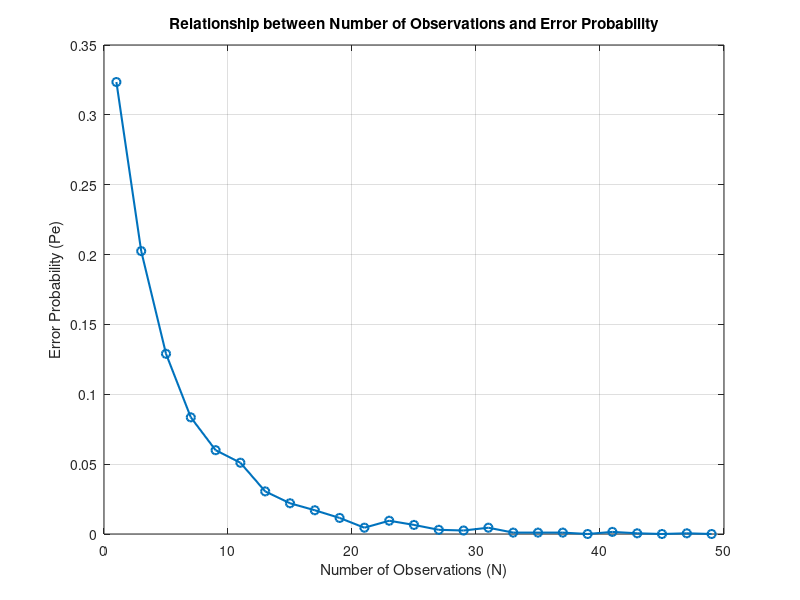

Write MATLAB code to recreate this figure.
% % Parameter settings
% A = 1;          % Signal level
% sigma = 0.5;    % Noise standard deviation
% num_trials = 1000;  % Number of trials
% N_values = 1:10;  % Range of observation points

% Pe_values = zeros(size(N_values));  % Store error probability for each number of observation points

% for n_idx = 1:length(N_values)
%     N = N_values(n_idx);  % Current number of observation points
%     errors = 0;  % Record the number of errors
    
%     for trial = 1:num_trials
%         % Generate noise
%         n = sigma * randn(1, N);  % Generate N Gaussian noise samples
%         z = A + n;  % Observed signal
        
%         % Detection strategy: calculate the mean and compare with the threshold
%         z_mean = mean(z);  % Calculate the mean
%         threshold = A / 2;  % Set the threshold
        
%         % Determine if it is H1 (signal present) or H0 (signal absent)
%         if z_mean > threshold
%             detected_H1 = 1;  % Detected as H1
%         else
%             detected_H1 = 0;  % Detected as H0
%         end
        
%         % Error judgment
%         if detected_H1 == 0  % Actual signal present, but detected as H0
%             errors = errors + 1;
%         end
%     end
    
%     % Calculate error probability Pe
%     Pe = errors / num_trials;
%     Pe_values(n_idx) = Pe;  % Store the error probability for the current number of observation points
% end

% % Plot the relationship between the number of observation points and Pe
% figure;
% plot(N_values, Pe_values, '-o', 'LineWidth', 2);
% xlabel('Number of observation points N');
% ylabel('Error probability Pe');
% title('Relationship between the number of observation points and error probability Pe');
% grid on;

% 初始化实验参数
A = 1;  % 信号电平
sigma = 1;  % 噪声标准差
N_values = 1:2:50;  % 不同的观测点数
num_trials = 1000;  % 每个观测点数的实验次数
Pe_values = zeros(size(N_values));  % 存储每个 N 下的误差概率

% 循环不同的观测点数
for idx = 1:length(N_values)
    N = N_values(idx);
    errors = 0;  % 记录误判次数

    % 多次试验
    for trial = 1:num_trials
        % 在假设 H0 下：生成 N 个仅包含噪声的样本
        noise_H0 = sigma * randn(1, N);
        
        % 在假设 H1 下：生成 N 个包含信号和噪声的样本
        signal_H1 = A + sigma * randn(1, N);

        % 计算观测值的平均值
        Z_H0 = mean(noise_H0);
        Z_H1 = mean(signal_H1);

        % 设置判别阈值
        threshold = A / 2;

        % 判别
        if Z_H0 > threshold
            errors = errors + 1;  % 假设 H0 时误判为 H1
        end
        if Z_H1 <= threshold
            errors = errors + 1;  % 假设 H1 时误判为 H0
        end
    end

    % 计算误差概率 Pe
    Pe_values(idx) = errors / (2 * num_trials);  % 误判次数除以总判断次数
end

% 绘制观测点数 N 与误差概率 Pe 的关系曲线
figure;
plot(N_values, Pe_values, '-o', 'LineWidth', 1.5);
xlabel('Number of Observations (N)');
ylabel('Error Probability (Pe)');
title('Relationship between Number of Observations and Error Probability');
grid on;
